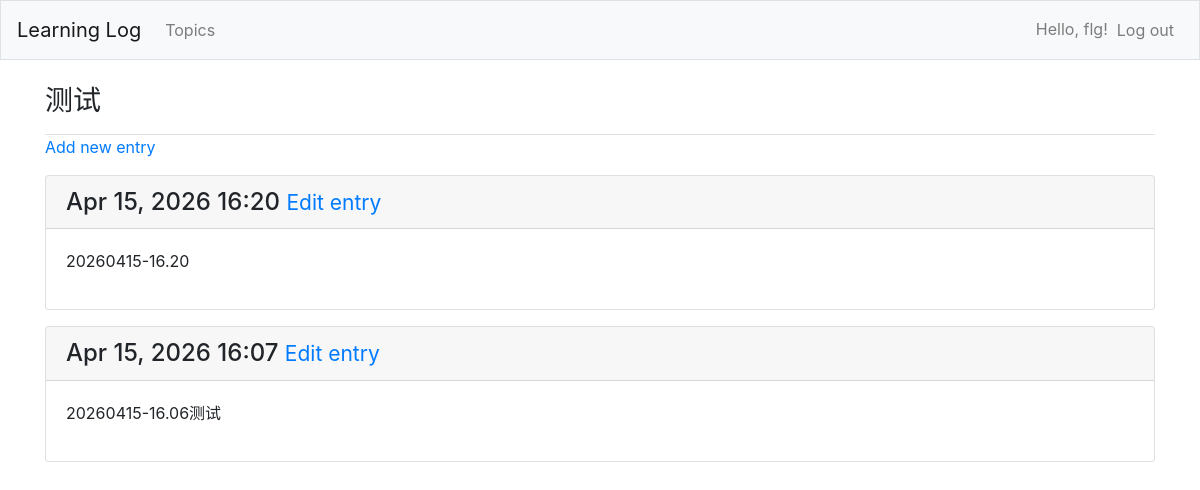
Screenshot of /topics/5/ (signed in) with the database file from the repository.
### learning_logs/models.py (models this page shows, shortened)
class Topic(models.Model):
    text = models.CharField(max_length=200)
    date_added = models.DateTimeField(auto_now_add=True)
    owner = models.ForeignKey(User, on_delete=models.CASCADE)
    def __str__(self):
        return self.text

class Entry(models.Model):
    topic = models.ForeignKey(Topic, on_delete=models.CASCADE)
    text = models.TextField()
    date_added = models.DateTimeField(auto_now_add=True)
    class Meta:
        verbose_name_plural = 'entries'

### learning_logs/views.py (the view)
# urls.py: path('topics/<int:topic_id>/', views.topic, name='topic'),
@login_required
def topic(request, topic_id):
    topic = Topic.objects.get(id=topic_id)
    check_topic_owner(topic, request.user)
    entries = topic.entry_set.order_by('-date_added')
    context = {'topic': topic, 'entries': entries}
    return render(request, 'learning_logs/topic.html', context)

### learning_logs/views.py (called while the page is built)
def check_topic_owner(topic, user):
    if topic.owner != user:
        raise Http404

### learning_logs/templates/learning_logs/topic.html
{% extends 'learning_logs/base.html' %}
{% block page_header %}
  <h3>{{ topic }}</h3>
{% endblock page_header %}
{% block content %}
  <p>
    <a href="{% url 'learning_logs:new_entry' topic.id %}">Add new entry</a>
  </p>
{% for entry in entries %}
  <div class="card mb-3">
    <h4 class="card-header">{{ entry.date_added|date:'M d, Y H:i' }}
      <small><a href="{% url 'learning_logs:edit_entry' entry.id %}">Edit entry</a></small>
    </h4>
    <div class="card-body">{{ entry.text|linebreaks }}</div>
  </div>
{% empty %}
  <p>There are no entries for this topic yet.</p>
{% endfor %}
{% endblock content %}

### learning_logs/templates/learning_logs/base.html (shortened to what this page needs)
{% load bootstrap4 %}
<!doctype html>
<html lang="en">
<head>
  {% bootstrap_css %}
<head>
<body>
  <nav class="navbar navbar-expand-md navbar-light bg-light mb-4 border">
    <a class="navbar-brand" href="{% url 'learning_logs:index' %}">Learning Log</a>
    <div class="collapse navbar-collapse" id="navbarCollapse">
      <ul class="navbar-nav mr-auto">
        <li class="nav-item">
          <a class="nav-link" href="{% url 'learning_logs:topics' %}">Topics</a></li>
      </ul>
      <ul class="navbar-nav ml-auto">
        {% if user.is_authenticated %}
          <li class="nav-item">
            <span class="navbar-text">Hello, {{ user.username }}!</span>
          </li>
          <li class="nav-item">
            <form action="{% url 'users:logout' %}" method="post" class="d-inline">
              <button type="submit" class="btn btn-link nav-link">Log out</button>
            </form>
          </li>
        {% else %}
          <li class="nav-item">
            <a class="nav-link" href="{% url 'users:register' %}">Register</a>
          </li>
          <li class="nav-item">
            <a class="nav-link" href="{% url 'users:login' %}">Log in</a></li>
        {% endif %}
      </ul>
    </div>
  </nav>
  <main role="main" class="container">
    <div class="pb-2 border-bottom">
      {% block page_header %}{% endblock page_header %}
    </div>
    <div>
    {% block content %}{% endblock content %}
    </div>
  </main>
</body>
<html>

### rows the page displays
Topic: text "测试"
Entry: date_added "Apr 15, 2026 16:20", text "20260415-16.20"
Entry: date_added "Apr 15, 2026 16:07", text "20260415-16.06测试"

### other values shown
{{ user.username }} "flg"
